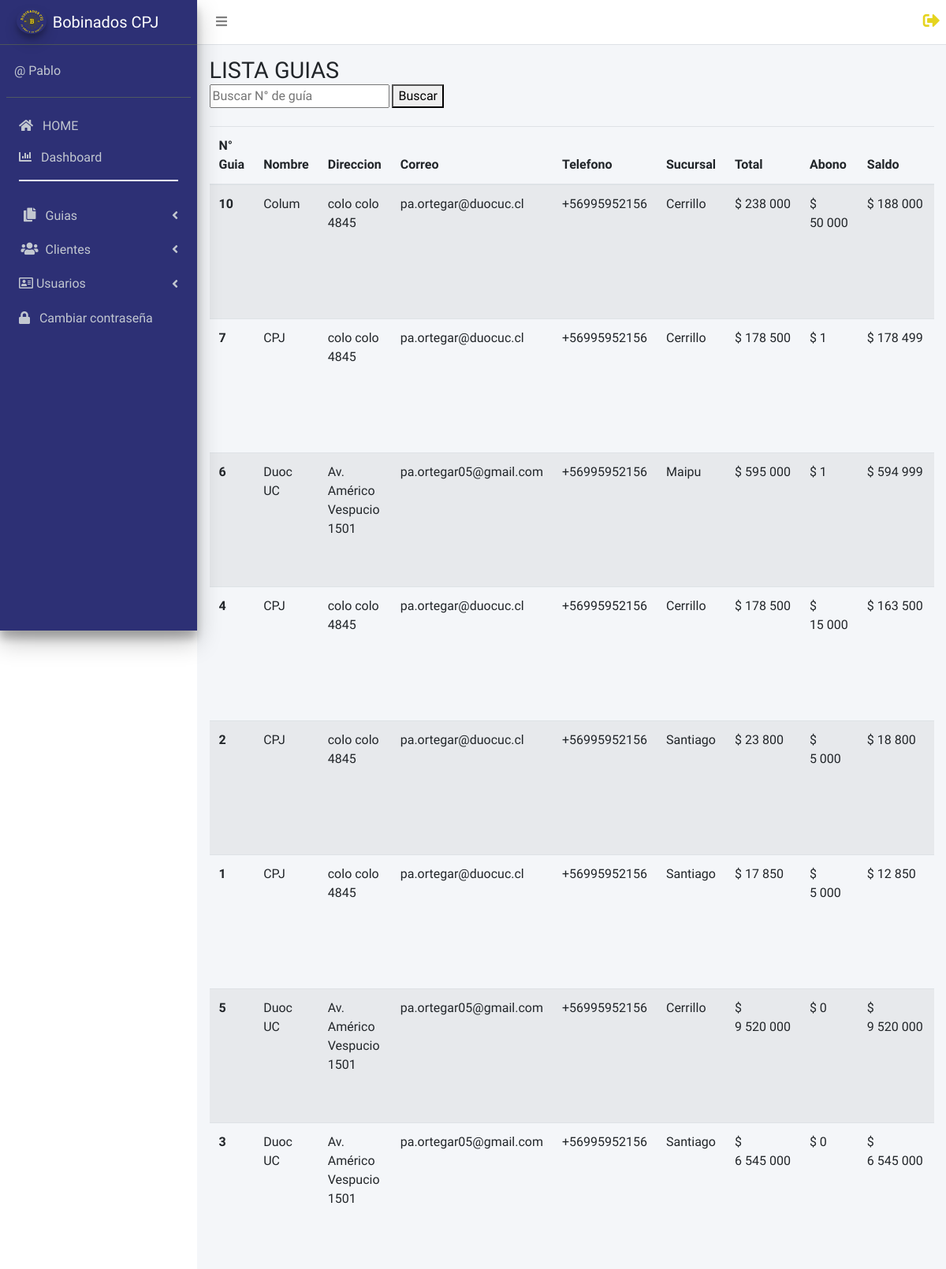
The page /listar_guias (signed in) on the database its author committed.
### app_cpj/models.py (models this page shows, shortened)
class Guias(models.Model):
    nombre = models.CharField(max_length=50)
    direccion = models.CharField(max_length=100, blank=True, null=True)
    correo = models.EmailField(blank=True, null=True)
    telefono = models.CharField(max_length=20)
    sucursal = models.ForeignKey(Sucursal, on_delete=models.PROTECT)
    presupuesto = models.TextField(max_length=100)
    valor_presupuesto = models.IntegerField()
    abono = models.IntegerField()
    saldo = models.IntegerField()
    total = models.IntegerField()
    f_registro = models.DateTimeField(auto_now_add=True, null=True)
    archivo_pdf = models.ForeignKey(ArchivoPDF, on_delete=models.SET_NULL, blank=True, null=True)
    estado_pago =models.CharField(max_length=20, default="Pendiente",choices=[("Pendiente","Pendiente" ),("Completado", "Completado")],)
    estado = models.CharField(
        max_length=20, default="En Proceso",
        choices=[("En Proceso","En Proceso" ), ("Listo", "Listo"), ("Completado", "Completado")],
    )

class Sucursal(models.Model):
    nombre = models.CharField(max_length=50)
    def __str__(self):
        return self.nombre

### app_cpj/views.py (the view)
# urls.py: path('listar_guias', views.listar_guias, name= "listar_guias"),
@login_required
def listar_guias(request):
    query = request.GET.get('q')
    if query:
        try:
            guias = Guias.objects.filter(Q(id__icontains=int(query))).order_by('-f_registro')
        except ValueError:
            guias = Guias.objects.none()
    else:
        guias = Guias.objects.all().order_by('-f_registro')
    page = request.GET.get('page', 1)
    try:
        paginator = Paginator(guias, 10)
        guias = paginator.page(page)
    except EmptyPage as e:
        raise Http404(f'Página solicitada está fuera de rango: {e.message}')
    except PageNotAnInteger:
        guias = paginator.page(1)
    data = {
        'entity': guias,
        'paginator': paginator,
        'query': query,
    }
    return render(request, "crud_guias/listar.html", data)

### app_cpj/templates/crud_guias/listar.html (shortened to what this page needs)
{% extends "base.html" %} {% load static %} {% block body %}
<div class="content-header">
  <div class="container-fluid">
    <div class="row mb-2">
      <div class="col-sm-8">
        <h1>LISTA GUIAS</h1>
        <form method="get" action="{% url 'listar_guias' %}">
          <input type="text" name="q" placeholder="Buscar N° de guía" >
          <button type="submit">Buscar</button>
      </form>
      </div>
    </div>
  </div>
</div>
<section class="content">
  <div class="container-fluid">
    {% load humanize %}
    <div class="table-responsive">
      <table class="table table-striped border-secondary">
        <thead>
          <tr>
            <th scope="col">N° Guia</th>
            <th scope="col">Nombre</th>
            <th scope="col">Direccion</th>
            <th scope="col">Correo</th>
            <th scope="col">Telefono</th>
            <th scope="col">Sucursal</th>
            <th scope="col">Total</th>
            <th scope="col">Abono</th>
            <th scope="col">Saldo</th>
          </tr>
        </thead>
        <tbody>
          {% for g in entity %}
          <tr>
            <th scope="row">{{g.id}}</th>
            <td>{{g.nombre}}</td>
            <td>{{g.direccion}}</td>
            <td>{{g.correo}}</td>
            <td>{{g.telefono}}</td>
            <td>{{g.sucursal}}</td>
            <td>$ {{g.total | intcomma}}</td>
            <td>$ {{g.abono | intcomma}}</td>
            <td>$ {{g.saldo | intcomma}}</td>
          </tr>
          {% endfor %}
        </tbody>
      </table>
    </div>
  </div>
 </div>
{% endblock %}

### app_cpj/templates/base.html (shortened to what this page needs)
{% load static %}
<!DOCTYPE html>
<html lang="es">
<head>
  <link rel="stylesheet" href="{% static 'plugins/fontawesome-free/css/all.min.css' %}">
  <link rel="stylesheet" href="https://code.ionicframework.com/ionicons/2.0.1/css/ionicons.min.css">
  <link rel="stylesheet" href="{% static 'plugins/tempusdominus-bootstrap-4/css/tempusdominus-bootstrap-4.min.css' %}">
  <link rel="stylesheet" href="{% static 'dist/css/base.min.css' %}">
</head>
<body class="hold-transition sidebar-mini layout-fixed">
  <div class="wrapper">
    <nav class="main-header navbar navbar-expand navbar-white navbar-light">
      <ul class="navbar-nav">
        <li class="nav-item">
          <a class="nav-link" data-widget="pushmenu" href="#" role="button"><i class="fas fa-bars"></i></a>
        </li>
      </ul>
      <ul class="navbar-nav ml-auto">
        {% if user.is_authenticated %}
        <li><a href="{% url 'logout' %}"><i class="fas fa-sign-out-alt fa-lg" style="color: #e5d41f;"></i></a></li>
        {% endif %}
      </ul>
    </nav>
    <aside class="main-sidebar sidebar-dark-primary elevation-4">
      <a href="/" class="brand-link">
        <img src="{% static 'dist/img/Logo.png' %}" alt="AdminLTE Logo" class="brand-image img-circle elevation-3"
          style="opacity: .9">
        <span class="brand-text font-weight-light">Bobinados CPJ</span>
      </a>
      <div class="sidebar">
        <div class="user-panel mt-3 pb-3 mb-3 d-flex">
          <div class="info">
            <a href="#" class="d-block">@ {{ user.username | capfirst}}</a>
          </div>
        </div>
        <nav class="mt-2">
          <ul class="nav nav-pills nav-sidebar flex-column" data-widget="treeview" role="menu" data-accordion="false">
            <a href="{% url 'home' %}" class="nav-link">
              <i class="fas fa-home"></i>
              <p>
                &nbsp; HOME
              </p>
            </a>
            <a href="{% url 'index' %}" class="nav-link">
              <i class="fas fa-chart-bar"></i>
              <p>
                &nbsp; Dashboard
                <hr style="background-color: white; height: 2px; border: none;">
              </p>
            </a>
            <li class="nav-item">
              <a href="#" class="nav-link">
                <i class="nav-icon fas fa-copy"></i>
                <p>
                  Guias
                  <i class="fas fa-angle-left right"></i>
                </p>
              </a>
            </li>
            <li class="nav-item">
              <a href="#" class="nav-link">
                <i class="nav-icon fa fa-users"></i>
                <p>
                  Clientes
                  <i class="fas fa-angle-left right"></i>
                </p>
              </a>
            </li>
            {% if perms.app_cpj.add_user %}
            <li class="nav-item">
              <a href="#" class="nav-link">
                <i class="far fa-address-card"></i>
                <p>
                  Usuarios
                  <i class="right fas fa-angle-left"></i>
                </p>
              </a>
            </li>
            {% endif %}
            <a href="{% url 'cambiar_contraseña' %}" class="nav-link">
              <i class="fas fa-lock"></i>
              <p>
                &nbsp; Cambiar contraseña
              </p>
            </a>
      </div>
    </aside>
    <div class="content-wrapper">
      {% block body %}
      {% endblock %}
    </div>
</body>
</html>

### rows shown on the page
Guias: id "10", nombre "Colum", direccion "colo colo 4845", correo "pa.ortegar@duocuc.cl", telefono "+56995952156", sucursal "Cerrillo", total "238 000", abono "50 000", saldo "188 000"
Guias: id "7", nombre "CPJ", direccion "colo colo 4845", correo "pa.ortegar@duocuc.cl", telefono "+56995952156", sucursal "Cerrillo", total "178 500", abono "1", saldo "178 499"
Guias: id "6", nombre "Duoc UC", direccion "Av. Américo Vespucio 1501", correo "pa.ortegar05@gmail.com", telefono "+56995952156", sucursal "Maipu", total "595 000", abono "1", saldo "594 999"
Guias: id "4", nombre "CPJ", direccion "colo colo 4845", correo "pa.ortegar@duocuc.cl", telefono "+56995952156", sucursal "Cerrillo", total "178 500", abono "15 000", saldo "163 500"
Guias: id "2", nombre "CPJ", direccion "colo colo 4845", correo "pa.ortegar@duocuc.cl", telefono "+56995952156", sucursal "Santiago", total "23 800", abono "5 000", saldo "18 800"
Guias: id "1", nombre "CPJ", direccion "colo colo 4845", correo "pa.ortegar@duocuc.cl", telefono "+56995952156", sucursal "Santiago", total "17 850", abono "5 000", saldo "12 850"
Guias: id "5", nombre "Duoc UC", direccion "Av. Américo Vespucio 1501", correo "pa.ortegar05@gmail.com", telefono "+56995952156", sucursal "Cerrillo", total "9 520 000", abono "0", saldo "9 520 000"
Guias: id "3", nombre "Duoc UC", direccion "Av. Américo Vespucio 1501", correo "pa.ortegar05@gmail.com", telefono "+56995952156", sucursal "Santiago", total "6 545 000", abono "0", saldo "6 545 000"

### other values the page prints
{{ user.username | capfirst }} "Pablo"
